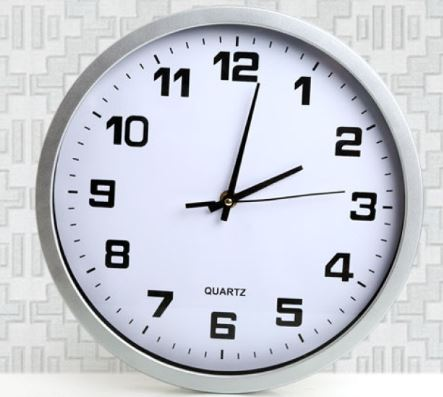
#> input picture img/clock10.jpg, 443 x 397 px
$ python main.py
#> lines starting #> are read from the running program, lines starting #| are printed output that depends on the picture; after the words box and inside, x2 and y2 are one past the last pixel; in counts of white or black regions, pixels touching at a corner belong together
import cv2
import numpy as np

# Calculating the angle between a line segment and the x-axis
def LineAngleWithXAxis(x1, y1, x2, y2):
    angle = np.arctan2(y2 - y1, x2 - x1) * 180 / np.pi
    return angle

# Check if Two Lines are Similar
def is_similar_line(line1, line2, angle_threshold=10, distance_threshold=20):
    x1, y1, x2, y2 = line1
    x3, y3, x4, y4 = line2

    angle1 = LineAngleWithXAxis(x1, y1, x2, y2)
    angle2 = LineAngleWithXAxis(x3, y3, x4, y4)

    if abs(angle1 - angle2) > angle_threshold:
        return False

    distance = np.min([np.hypot(x1 - x3, y1 - y3), np.hypot(x1 - x4, y1 - y4),
                       np.hypot(x2 - x3, y2 - y3), np.hypot(x2 - x4, y2 - y4)])

    return distance < distance_threshold

# Merge Two Lines
def merge_lines(line1, line2):
    x1, y1, x2, y2 = line1
    x3, y3, x4, y4 = line2

    points = [(x1, y1), (x2, y2), (x3, y3), (x4, y4)]
    points = sorted(points)

    return [points[0][0], points[0][1], points[-1][0], points[-1][1]]

def line_length(hand):
    """
    Calculate the length of the line segment from coordinates (x1, y1) to (x2, y2).

    Parameters:
    hand (tuple): Coordinates of points (x1, y1, x2, y2).

    Returns:
    float: Line segment length.
    """
    x1, y1, x2, y2 = hand
    length = np.linalg.norm(np.array((x2, y2)) - np.array((x1, y1)))
    return length

def find_farthest_point(center, hand):
    """
    Find the farthest coordinates from the center point in the hand coordinates.

    Parameters:
    center (tuple): Center coordinates (x, y).
    hand (tuple): Coordinates of points (x1, y1, x2, y2).

    Returns:
    tuple: Coordinate furthest from center.
    """
    # Calculate the distance from each (x, y) to the center
    distances = [
        np.linalg.norm(np.array(center) - np.array((hand[0], hand[1]))),
        np.linalg.norm(np.array(center) - np.array((hand[2], hand[3])))
    ]

    # Find the index of the greatest distance
    max_distance_index = np.argmax(distances)

    # Get the coordinates farthest from the center
    farthest_point = (hand[0], hand[1]) if max_distance_index == 0 else (hand[2], hand[3])
    return farthest_point

def calculate_angle(p1, p2):
    """Calculate the angle in degrees between the line p1 to p2 and the horizontal axis."""
    angle = np.degrees(np.arctan2(p2[1] - p1[1], p2[0] - p1[0]))
    return angle if angle >= 0 else angle + 360

def determine_hour_time(center, hour_length, current_hour_point, twelve, three, six, nine):
    """Determine the current time based on the angle of the hour hand."""
    # Calculate angles of hour hand with respect to 12 o'clock
    angle_current_to_twelve = calculate_angle(center, current_hour_point) - calculate_angle(center, twelve)
    angle_current_to_twelve = angle_current_to_twelve if angle_current_to_twelve >= 0 else angle_current_to_twelve + 360

    # Convert angle to time
    time = angle_current_to_twelve / 30  # 30 degrees per hour
    time_int = int(time)

    # Format hours with leading zero if less than 10
    formatted_time = f"{time_int:02d}"
    return formatted_time

def determine_min_sec_time(center, hour_length, current_hour_point, twelve, three, six, nine):
    """Determine the current time based on the angle of the hour hand."""
    # Calculate angles of hour hand with respect to 12 o'clock
    angle_current_to_twelve = calculate_angle(center, current_hour_point) - calculate_angle(center, twelve)
    angle_current_to_twelve = angle_current_to_twelve if angle_current_to_twelve >= 0 else angle_current_to_twelve + 360

    # Convert angle to time
    time = angle_current_to_twelve / 6  # 6 degrees per min, sec
    time_int = int(time)

    # Format hours with leading zero if less than 10
    formatted_time = f"{time_int:02d}"
    return formatted_time

def locate_time_marks(center, hour_hand_length):
    """Locate the time marks (12, 3, 6, 9) based on the description given."""
    # Approximate positions based on the description
    twelve = (center[0], center[1] - hour_hand_length)
    six = (center[0], center[1] + hour_hand_length)
    three = (center[0] + hour_hand_length, center[1])
    nine = (center[0] - hour_hand_length, center[1])

    return twelve, three, six, nine

# Hàm tạo hình chữ nhật bao quanh đoạn thẳng
def create_bounding_box(x1, y1, x2, y2, thickness=5):
    angle = LineAngleWithXAxis(x1, y1, x2, y2)
    length = np.sqrt((x2 - x1) ** 2 + (y2 - y1) ** 2)
    rect = ((x1 + x2) / 2, (y1 + y2) / 2), (length + thickness, thickness), angle
    box = cv2.boxPoints(rect)
    box = np.int0(box)
    return box

# Load image
image_path = 'img/clock10.jpg'
image = cv2.imread(image_path)
#> image is the input picture: shape (397, 443, 3); mean B, G, R 213, 204.4, 201.4
image = cv2.resize(image, (640, 640))
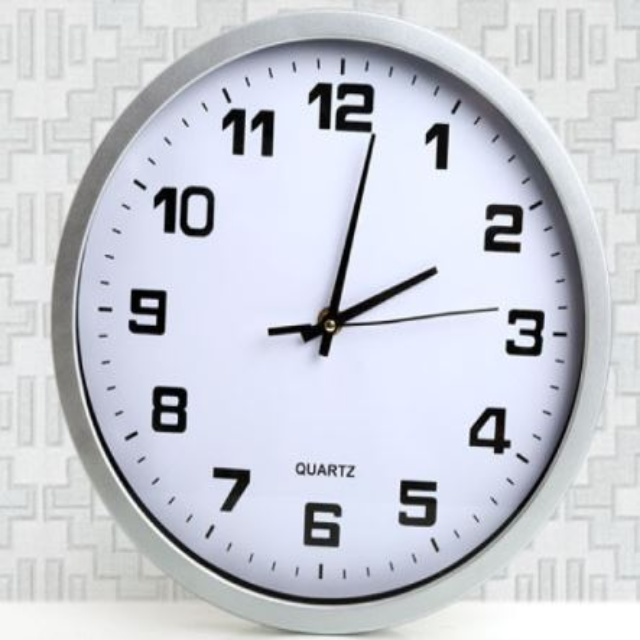
#> image: shape (640, 640, 3); mean B, G, R 212.9, 204.3, 201.3
# Convert image to grayscale
gray_image = cv2.cvtColor(image, cv2.COLOR_BGR2GRAY)

# Apply binary thresholding
_, binary_image = cv2.threshold(gray_image, 128, 255, cv2.THRESH_BINARY)
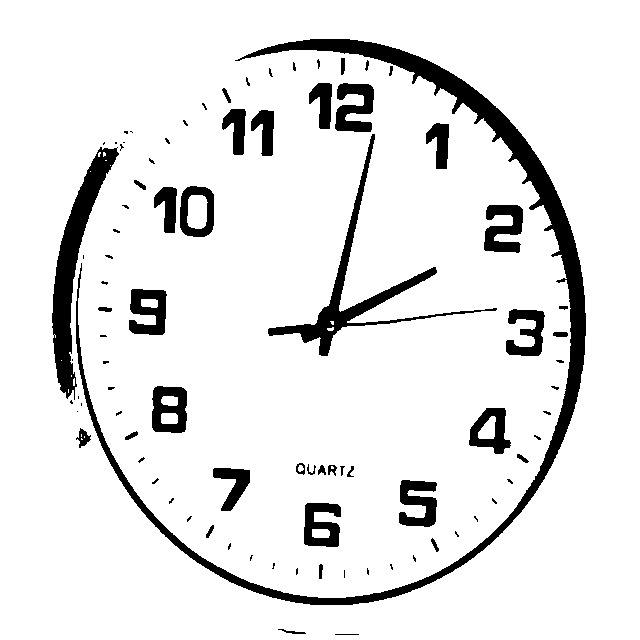
#> binary_image: shape (640, 640); 90.4% white; 88 black regions (47 under 20 px), largest, box (x1, y1, x2, y2) and area: (76, 39, 586, 605) 14633, (52, 147, 119, 400) 4624, (268, 134, 497, 356) 3913
#cv2.imshow("before invert", binary_image)
# Invert image colors
binary_image = cv2.bitwise_not(binary_image)
#> binary_image: shape (640, 640); 9.6% white; 88 white regions (47 under 20 px)
#cv2.imshow("after invert", binary_image)

# Find contours in the image
contour_info = []
contours, _ = cv2.findContours(binary_image, cv2.RETR_LIST, cv2.CHAIN_APPROX_SIMPLE)
#> contours = 112 contours, 69 with area under 20; largest, box (x1, y1, x2, y2) and area: (76, 39, 586, 605) 13266, (52, 147, 119, 400) 4396, (268, 134, 497, 356) 3428, (180, 186, 214, 237) 1492, (152, 386, 187, 433) 1449
for i, contour in enumerate(contours):
    area = cv2.contourArea(contour)
    contour_info.append((i, area))
#> this loop made 112 passes
#> area on passes 2, 7, 12, 14, 15, 18, 21, 24: 26, 32.5, 33.5, 179, 32.5, 1168.5, 1041.5, 708
#> after the loop, contour_info = 112 pairs, first value 0 to 111, second value 0 to 13266

# Sort contours based on the area
contour_info.sort(key=lambda x: x[1], reverse=True)

# Select the third largest contour
third_largest_contour = contours[contour_info[2][0]]
#> third_largest_contour = contour of 471 points, box (x1, y1, x2, y2) (268, 134, 497, 356), area 3428
contour_mask = np.zeros_like(binary_image)
cv2.drawContours(contour_mask, [third_largest_contour], -1, (255), thickness=cv2.FILLED)
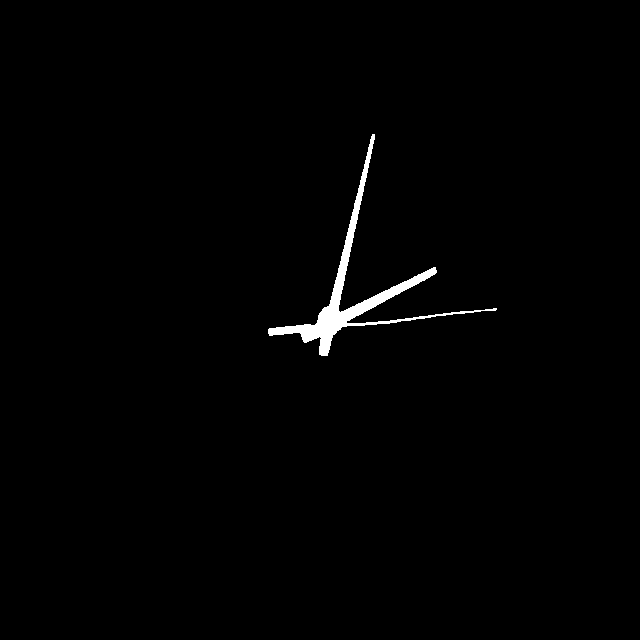
#> contour_mask: shape (640, 640); 0.96% white; 1 white region, box (x1, y1, x2, y2) and area: (268, 134, 497, 356) 3946
cv2.imshow('Original', contour_mask)

# Perform thinning using OpenCV's ximgproc module
thinned_image = cv2.ximgproc.thinning(contour_mask)
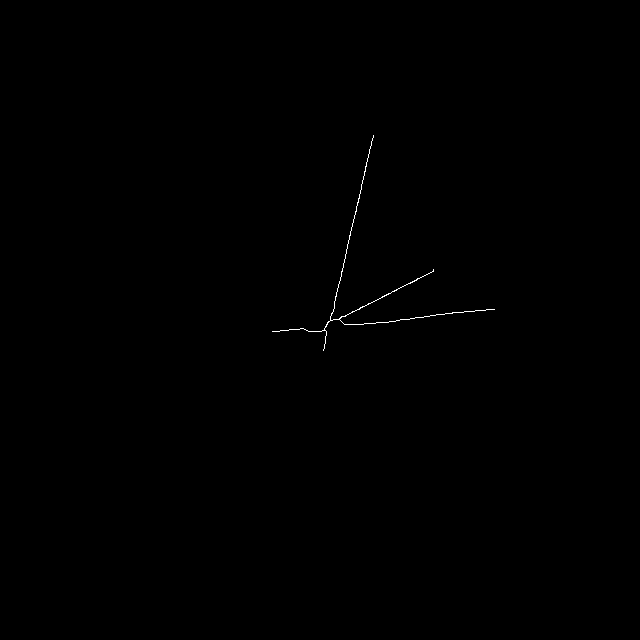
#> thinned_image: shape (640, 640); 0.14% white in thin lines or dots, all inside (x1, y1, x2, y2) = (272, 135, 495, 351)
cv2.imshow('thinned_image', thinned_image)

# Detect lines using Hough transform
lines = cv2.HoughLinesP(thinned_image, 1, np.pi / 180, 15, None, 20, 100)
#> lines = [[323, 350, 373, 135], [312, 331, 416, 280], [308, 331, 489, 309], [272, 331, 343, 323], [311, 331, 494, 309], [327, 322, 433, 271], [306, 330, 465, 311]]
result_image = image.copy()
line_lengths = []
merged_lines = []
used_lines = set()
for i in range(len(lines)):
    if i in used_lines:
        continue
    x1, y1, x2, y2 = lines[i][0]
    current_line = [x1, y1, x2, y2]

    for j in range(i + 1, len(lines)):
        if j in used_lines:
            continue
        x3, y3, x4, y4 = lines[j][0]
        if is_similar_line(current_line, [x3, y3, x4, y4]):
            current_line = merge_lines(current_line, [x3, y3, x4, y4])
            used_lines.add(j)

    merged_lines.append(current_line)
    used_lines.add(i)
#> this loop made 7 passes
#> after the loop, merged_lines = [[323, 350, 373, 135], [312, 331, 433, 271], [306, 330, 494, 309], [272, 331, 343, 323]]; used_lines = 7 items

for line in merged_lines:
    x1, y1, x2, y2 = line
    length = np.sqrt((x2 - x1) ** 2 + (y2 - y1) ** 2)
    line_lengths.append((length, (x1, y1, x2, y2)))
#> this loop made 4 passes
#> (x1, y1, x2, y2, length) on passes 1 to 4: (323, 350, 373, 135, 220.7), (312, 331, 433, 271, 135.1), (306, 330, 494, 309, 189.2), (272, 331, 343, 323, 71.45)
#> after the loop, line_lengths = [(220.7, (323, 350, 373, 135)), (135.1, (312, 331, 433, 271)), (189.2, (306, 330, 494, 309)), (71.45, (272, 331, 343, 323))]

line_lengths.sort(reverse=True, key=lambda x: x[0])
second_hand = line_lengths[0][1]
#> second_hand = (323, 350, 373, 135)
minute_hand = line_lengths[1][1]
#> minute_hand = (306, 330, 494, 309)
hour_hand = line_lengths[2][1]
#> hour_hand = (312, 331, 433, 271)
print(second_hand)
#| (323, 350, 373, 135)

center = (320,320)
second_coordinate = find_farthest_point(center, second_hand)
#> in find_farthest_point, `distances = [ np.linalg.norm(np.array(center) - np.array((hand[0], han..`: distances = [30.15, 192.4]
#> in find_farthest_point, `max_distance_index = np.argmax(distances)`: max_distance_index = 1
#> in find_farthest_point, `farthest_point = (hand[0], hand[1]) if max_distance_index == 0 else (h..`: farthest_point = (373, 135)
#> second_coordinate = (373, 135)
minute_coordinate = find_farthest_point(center, minute_hand)
#> minute_coordinate = (494, 309)
hour_coordinate = find_farthest_point(center, hour_hand)
#> hour_coordinate = (433, 271)

second_length = line_length(second_hand)
#> in line_length, `x1, y1, x2, y2 = hand`: x1 = 323; y1 = 350; x2 = 373; y2 = 135
#> in line_length, `length = np.linalg.norm(np.array((x2, y2)) - np.array((x1, y1)))`: length = 220.7
#> second_length = 220.7
minute_length = line_length(minute_hand)
#> minute_length = 189.2
hour_length = line_length(hour_hand)
#> hour_length = 135.1

# Locate time marks
twelve, three, six, nine = locate_time_marks(center, second_length)
#> in locate_time_marks, `twelve = (center[0], center[1] - hour_hand_length)`: twelve = (320, 99.26)
#> in locate_time_marks, `six = (center[0], center[1] + hour_hand_length)`: six = (320, 540.7)
#> in locate_time_marks, `three = (center[0] + hour_hand_length, center[1])`: three = (540.7, 320)
#> in locate_time_marks, `nine = (center[0] - hour_hand_length, center[1])`: nine = (99.26, 320)
#> twelve = (320, 99.26); three = (540.7, 320); six = (320, 540.7); nine = (99.26, 320)
current_time_second = determine_min_sec_time(center, second_length, second_coordinate, twelve, three, six, nine)
#> in calculate_angle, `angle = np.degrees(np.arctan2(p2[1] - p1[1], p2[0] - p1[0]))`: angle = -74.01
#> in determine_min_sec_time, `angle_current_to_twelve = calculate_angle(center, current_hour_point) ..`: angle_current_to_twelve = 15.99
#> in determine_min_sec_time, `time = angle_current_to_twelve / 6`: time = 2.66
#> in determine_min_sec_time, `time_int = int(time)`: time_int = 2
#> in determine_min_sec_time, `formatted_time = f"{time_int:02d}"`: formatted_time = '02'
#> current_time_second = '02'

# Locate time marks
twelve, three, six, nine = locate_time_marks(center, minute_length)
#> twelve = (320, 130.8); three = (509.2, 320); six = (320, 509.2); nine = (130.8, 320)
current_time_minute = determine_min_sec_time(center, minute_length, minute_coordinate, twelve, three, six, nine)
#> current_time_minute = '14'

# Locate time marks
twelve, three, six, nine = locate_time_marks(center, hour_length)
#> twelve = (320, 184.9); three = (455.1, 320); six = (320, 455.1); nine = (184.9, 320)
current_time_hours = determine_hour_time(center, hour_length, hour_coordinate, twelve, three, six, nine)
#> in determine_hour_time, `angle_current_to_twelve = calculate_angle(center, current_hour_point) ..`: angle_current_to_twelve = 66.56
#> in determine_hour_time, `time = angle_current_to_twelve / 30`: time = 2.22
#> in determine_hour_time, `time_int = int(time)`: time_int = 2
#> in determine_hour_time, `formatted_time = f"{time_int:02d}"`: formatted_time = '02'
#> current_time_hours = '02'

text = f"{current_time_hours}:{current_time_minute}:{current_time_second}"
#> text = '02:14:02'

org = (50, 50)
font = cv2.FONT_HERSHEY_SIMPLEX
font_scale = 1  # font size
color = (255, 0, 255)
thickness = 2
cv2.putText(result_image, text, org, font, font_scale, color, thickness, cv2.LINE_AA)
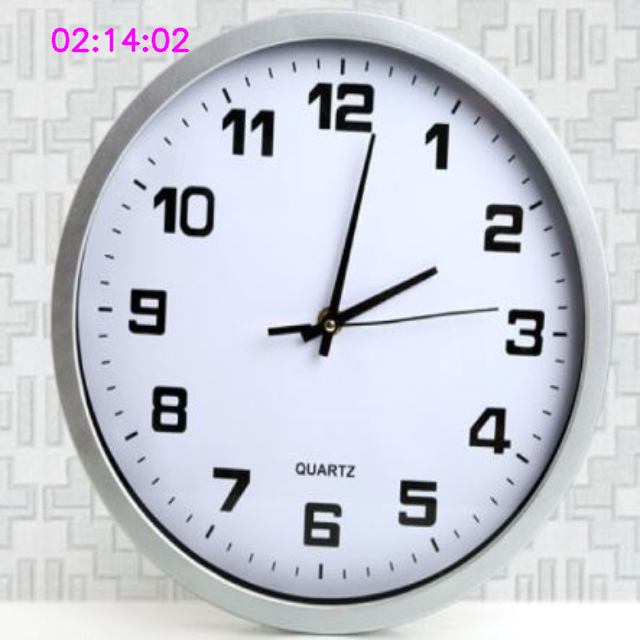
#> result_image: shape (640, 640, 3); 0.39% of pixels changed, all inside (x1, y1, x2, y2) = (51, 27, 190, 53)
print(hour_hand)
#| (312, 331, 433, 271)
# Take the 3 longest lines
longest_lines = line_lengths[:3]
#> longest_lines = [(220.7, (323, 350, 373, 135)), (189.2, (306, 330, 494, 309)), (135.1, (312, 331, 433, 271))]

# blue for seconds, green for minutes, red for hours
colors = [(255, 0, 0), (0, 255, 0), (0, 0, 255)]

# Draw the lines and their bounding boxes on the result image
for i, (_, line) in enumerate(longest_lines):
    x1, y1, x2, y2 = line
    box = create_bounding_box(x1, y1, x2, y2, thickness=10)
    cv2.drawContours(result_image, [box], 0, colors[i], 2)
#> this loop made 3 passes
#> (x1, y1, x2, y2, length in create_bounding_box, rect in create_bounding_box, box) on passes 1 to 3: (323, 350, 373, 135, 220.7, ((348, 242.5), (230.7, 10), -76.91), [[326, 356], [316, 353], [369, 128], [379, 131]]), (306, 330, 494, 309, 189.2, ((400, 319.5), (199.2, 10), -6.37), [[301, 335], [300, 325], [498, 303], [499, 313]]), (312, 331, 433, 271, 135.1, ((372.5, 301), (145.1, 10), -26.38), [[309, 337], [305, 328], [435, 264], [439, 273]])
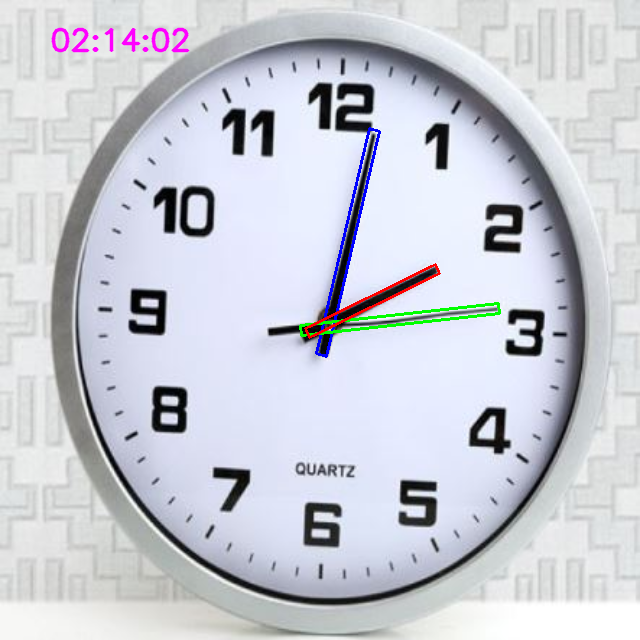
#> result_image: shape (640, 640, 3); 0.8% of pixels changed, all inside (x1, y1, x2, y2) = (299, 127, 501, 358)

cv2.imshow('Result with Lines', result_image)
cv2.waitKey(0)
cv2.destroyAllWindows()
